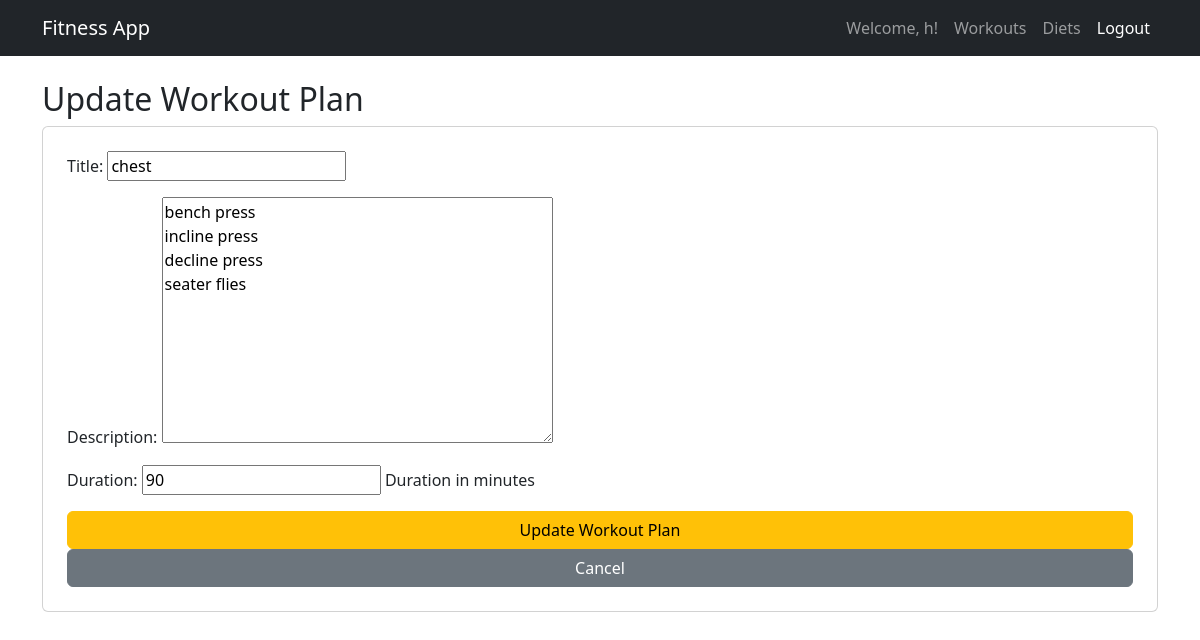
The app's page /update-workout/3/ (signed in), older data.
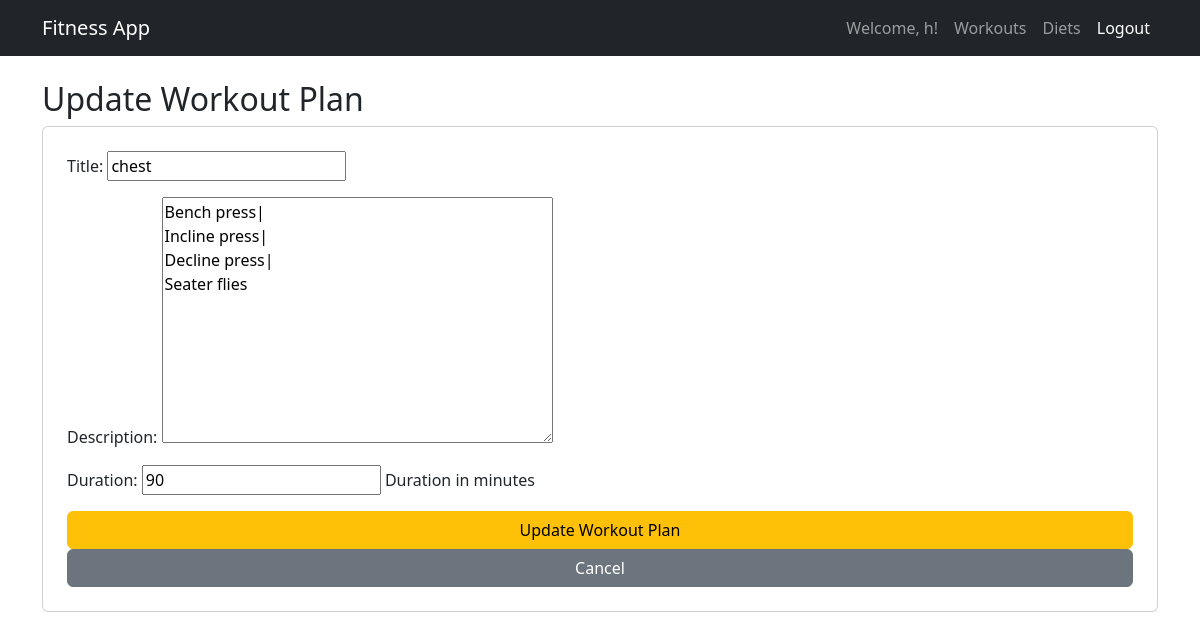
The same page, newer data.
### fitness/models.py (models this page shows, shortened)
class Workout(models.Model):
    user= models.ForeignKey(settings.AUTH_USER_MODEL, on_delete=models.CASCADE)#on_delete=models.CASCADE ensures that if a user is deleted, their associated workouts are removed,
    title= models.CharField(max_length=255)
    description= models.TextField()
    duration= models.PositiveIntegerField(help_text="Duration in minutes")
    date= models.DateField(auto_now_add=True)#This helps in tracking daily progress without requiring manual input
    objects= models.Manager()

### fitness/views.py (the view)
# urls.py: path('update-workout/<int:id>/', views.update_workout, name='update_workout'),
@login_required
def update_workout(request, id):
    workout = get_object_or_404(Workout, id=id)
    if request.method == 'POST':
        form = WorkoutForm(request.POST, instance=workout)
        if form.is_valid():
            form.save()
            return redirect('workout_list')
    else:
        form = WorkoutForm(instance=workout)
    return render(request, 'update_workout.html', {'form': form})

### fitness/forms.py
class WorkoutForm(forms.ModelForm):
    class Meta:
        model = Workout
        fields = ['title', 'description', 'duration']

### fitness/templates/update_workout.html (shortened to what this page needs)
{% extends 'base.html' %}
{% block content %}
<h2>Update Workout Plan</h2>
<form method="POST" class="card p-4">
    {{ form.as_p }}
    <button type="submit" class="btn btn-warning">Update Workout Plan</button>
    <a href="{% url 'workout_list' %}" class="btn btn-secondary">Cancel</a>
</form>
{% endblock %}

Row changes from the older to the newer data that the page shows:
changed Workout "chest": description "bench press incline press decline press seater flies" → "Bench press| Incline press| Decline press| Seater flies"
